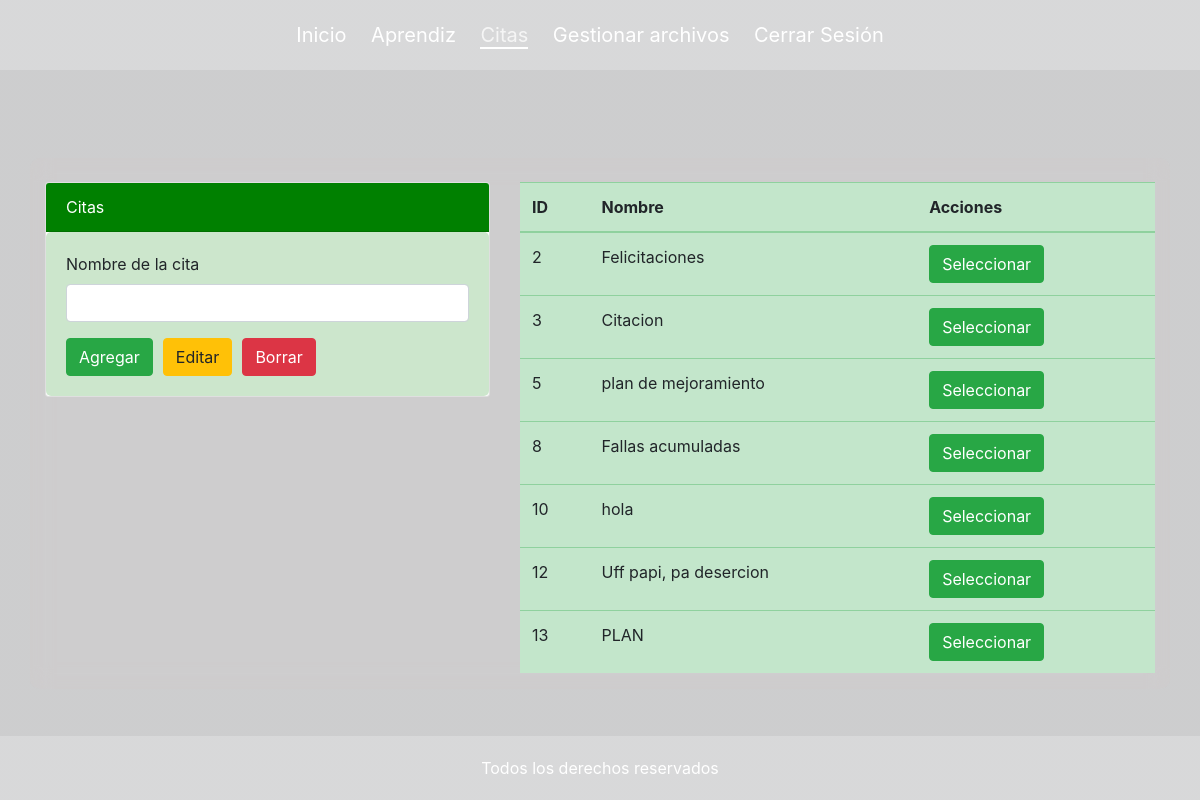
The app's page /vista_cursos.php (signed in) with its own data.
### tables this page shows
CREATE TABLE `cursos` (
  `id` int(255) NOT NULL,
  `nombre_curso` varchar(255) NOT NULL
);

### cursos.php (called while the page is built, shortened)
<?php
$conexionBD = BD::crearInstancia();
$nombre_curso = isset($_POST['nombre_curso']) ? $_POST['nombre_curso'] : '';
$consulta = $conexionBD->prepare("SELECT * FROM cursos");
$consulta->execute();
$listaCursos = $consulta->fetchAll();

### vista_cursos.php (the view, shortened to what this page needs)
<?php include('cabecera.php'); ?>
<?php include('cursos.php'); ?>
<link rel="stylesheet" href="https://stackpath.bootstrapcdn.com/bootstrap/4.5.2/css/bootstrap.min.css">
<div class="container">
    <div class="row">
        <div class="col-12">
            <br>
            <div class="row">
                <div class="col-md-5">
                    <form action="" method="post">
                        <div class="card ">
                            <div class="card-header text-white">
                                Citas
                            </div>
                            <div class="card-body">
                                <div class="mb-3">
                                    <label for="nombre_curso" class="form-label">Nombre de la cita</label>
                                    <input type="text" class="form-control" name="nombre_curso" id="nombre_curso" value="<?php echo $nombre_curso; ?>" aria-describedby="helpId" placeholder="">
                                </div>
                                <div class="btn-group" role="group" aria-label="Button group name">
                                    <div class="btn-container">
                                        <button type="submit" name="accion" value="agregar" class="btn btn-success">Agregar</button>
                                    </div>
                                    <div class="btn-container">
                                        <button type="submit" name="accion" value="editar" class="btn btn-warning">Editar</button>
                                    </div>
                                    <div class="btn-container">
                                        <button type="submit" name="accion" value="borrar" class="btn btn-danger">Borrar</button>
                                    </div>
                                </div>
                            </div>
                        </div>
                    </form>
                </div>
                <div class="col-md-7">
                    <div class="table-responsive">
                        <table class="table table-success">
                            <thead>
                                <tr>
                                    <th scope="col">ID</th>
                                    <th scope="col">Nombre</th>
                                    <th scope="col">Acciones</th>
                                </tr>
                            </thead>
                            <tbody>
                                <?php foreach ($listaCursos as $curso) { ?>
                                    <tr class="">
                                        <td> <?php echo $curso['id']; ?></td>
                                        <td><?php echo $curso['nombre_curso']; ?></td>
                                        <td>
                                            <form action="" method="post">
                                                <input type="submit" value="Seleccionar" name="accion" class="btn btn-success">
                                            </form>
                                        </td>
                                    </tr>
                                <?php } ?>
                            </tbody>
                        </table>
                    </div>
                </div>
            </div>
        </div>
    </div>
</div>
<?php include('pie.php'); ?>

### cabecera.php (style rules this page uses)
body { margin: 0; padding: 0; }

### vista_cursos.php (style rules this page uses)
body { background: linear-gradient(rgba(5, 7, 12, 0.2), rgba(5, 7, 12, 0.2)), url(css/imagenes/20008478_6229861.jpg); background-size: cover; background-repeat: no-repeat; background-position: center; color: white; }
.btn-container { margin-right: 10px; }
.container { margin-top: 5.5rem; background-color: rgba(252, 195, 195, 0.04); border-radius: 10px; position: relative; backdrop-filter: blur(10px); }
.card-header { border-radius: 5px; background-color: rgba(0, 128, 0, 1) !important; }
.card-body { border-radius: 5px; background-color: rgba(0, 128, 0, 0.2); }

### pie.php (style rules this page uses)
body { margin: 0; padding: 0; display: flex; flex-direction: column; min-height: 100vh; }

### records on screen
cursos: id "2", nombre_curso "Felicitaciones"
cursos: id "3", nombre_curso "Citacion"
cursos: id "5", nombre_curso "plan de mejoramiento"
cursos: id "8", nombre_curso "Fallas acumuladas"
cursos: id "10", nombre_curso "hola"
cursos: id "12", nombre_curso "Uff papi, pa desercion"
cursos: id "13", nombre_curso "PLAN"
